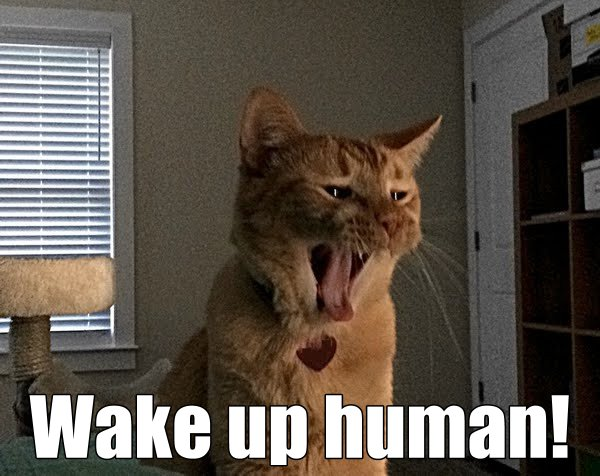
#> input picture test_image.png, 600 x 476 px
$ python test_format_variations.py
#> lines starting #> are read from the running program, lines starting #| are printed output that depends on the picture
#!/usr/bin/env python3

import json
import base64
import requests
import subprocess
import os
import io
import time
from PIL import Image
from datetime import datetime
import random
import sys

print("========== VERTEX AI FORMAT TESTING SUITE ==========")
print(f"Test started at: {datetime.now().strftime('%Y-%m-%d %H:%M:%S')}")

# Configuration
PROJECT_ID = "456295042668"
LOCATION = "us-central1"
ENDPOINT_ID = "8159951878260523008"
ONDEMAND_URL = f"https://endpoints-on-demand-456295042668.us-central1.run.app/predict/hepatic"
DIRECT_API_URL = f"https://{LOCATION}-aiplatform.googleapis.com/v1/projects/{PROJECT_ID}/locations/{LOCATION}/endpoints/{ENDPOINT_ID}:predict"
TEST_IMAGES_DIR = "/Users/gabe/VEXUS/test_images"
RESULTS_FILE = "/Users/gabe/VEXUS/format_test_results.json"

def get_access_token():
    """Get access token from gcloud"""
    print("Getting access token...")
    result = subprocess.run(
        ["gcloud", "auth", "print-access-token"],
        capture_output=True,
        text=True,
        check=True
    )
    token = result.stdout.strip()
    print("✓ Access token obtained successfully")
    return token

def create_test_images():
    """Create a variety of test images"""
    images = {}

    # 1. Create a 1x1 pixel white PNG
    print("Creating test images of various formats and sizes...")
    img = Image.new('RGB', (1, 1), color = (255, 255, 255))
    buffered = io.BytesIO()
    img.save(buffered, format="PNG")
    images["white_1x1_png"] = {
        "data": base64.b64encode(buffered.getvalue()).decode('utf-8'),
        "mime_type": "image/png",
        "size": (1, 1),
        "description": "1x1 white pixel PNG"
    }

    # 2. Create a 10x10 gradient PNG
    img = Image.new('RGB', (10, 10))
    for x in range(10):
        for y in range(10):
            img.putpixel((x, y), (x*25, y*25, 100))
    buffered = io.BytesIO()
    img.save(buffered, format="PNG")
    images["gradient_10x10_png"] = {
        "data": base64.b64encode(buffered.getvalue()).decode('utf-8'),
        "mime_type": "image/png",
        "size": (10, 10),
        "description": "10x10 gradient PNG"
    }

    # 3. Create a 100x100 blue JPEG
    img = Image.new('RGB', (100, 100), color = (0, 0, 200))
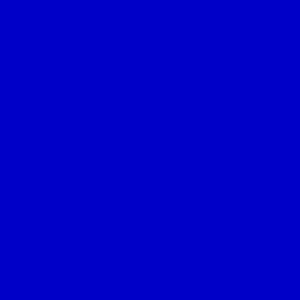
#> img: PIL image 100x100 RGB (shown 3 times larger); mean R, G, B 0, 0, 200
    buffered = io.BytesIO()
    img.save(buffered, format="JPEG", quality=90)
    images["blue_100x100_jpeg"] = {
        "data": base64.b64encode(buffered.getvalue()).decode('utf-8'),
        "mime_type": "image/jpeg",
        "size": (100, 100),
        "description": "100x100 blue JPEG"
    }

    # 4. Load an actual test image if available
    try:
        actual_image_path = "/Users/gabe/VEXUS/test_image.png"
        if os.path.exists(actual_image_path):
            with open(actual_image_path, "rb") as image_file:
                image_data = image_file.read()
                img = Image.open(io.BytesIO(image_data))
#> img is the input picture: PIL image 600x476 RGB; mean R, G, B 93.4, 85.1, 76
                images["actual_image"] = {
                    "data": base64.b64encode(image_data).decode('utf-8'),
                    "mime_type": f"image/{img.format.lower()}",
                    "size": img.size,
                    "description": f"Actual test image ({img.size[0]}x{img.size[1]} {img.format})"
                }
                print(f"✓ Loaded actual image: {images['actual_image']['description']}")
#| ✓ Loaded actual image: Actual test image (600x476 JPEG)
    except Exception as e:
        print(f"Error loading actual image: {e}")

    print(f"✓ Created {len(images)} test images")
#| ✓ Created 4 test images
    return images

# [340 lines left out: functions load_image, create_request_formats, test_format, not called in this run]

def main():
    # Create test images
    test_images = create_test_images()

    # Get access token
    token = get_access_token()

    # Select which image to test with
    selected_image_key = "actual_image" if "actual_image" in test_images else next(iter(test_images))
    selected_image = test_images[selected_image_key]

    # Create request formats
    formats = create_request_formats(selected_image)

    # Test direct API endpoint
    print("\n========== TESTING DIRECT VERTEX AI ENDPOINT ==========")
    successful_formats_direct = []

    for fmt in formats:
        success, _ = test_format(fmt, selected_image, token, DIRECT_API_URL)
        if success:
            successful_formats_direct.append(fmt["name"])
        time.sleep(2)  # Small delay between requests

    # Test on-demand service
    print("\n========== TESTING ON-DEMAND SERVICE ENDPOINT ==========")
    successful_formats_ondemand = []

    for fmt in formats:
        success, _ = test_format(fmt, selected_image, token, ONDEMAND_URL)
        if success:
            successful_formats_ondemand.append(fmt["name"])
        time.sleep(2)  # Small delay between requests

    # Summary
    print("\n========== SUMMARY ==========")
    print(f"Total formats tested: {len(formats)}")
    print(f"Successful with direct endpoint: {len(successful_formats_direct)}/{len(formats)}")
    print(f"Successful with on-demand service: {len(successful_formats_ondemand)}/{len(formats)}")

    print("\nSuccessful formats with direct endpoint:")
    for fmt in successful_formats_direct:
        print(f"✓ {fmt}")

    print("\nSuccessful formats with on-demand service:")
    for fmt in successful_formats_ondemand:
        print(f"✓ {fmt}")

    # Write successful formats to file for reference
    with open("successful_formats.json", "w") as f:
        json.dump({
            "direct_api": successful_formats_direct,
            "on_demand": successful_formats_ondemand,
            "timestamp": time.time(),
            "endpoint_id": ENDPOINT_ID,
            "image_info": {
                "description": selected_image["description"],
                "size": selected_image["size"],
                "mime_type": selected_image["mime_type"]
            }
        }, f, indent=2)

    print("\nSuccessful formats saved to successful_formats.json")
    print("\n========== TEST COMPLETE ==========")

if __name__ == "__main__":
    main()
#> (the call stopped at in get_access_token, `result = subprocess.run( ["gcloud", "auth", "print-access-token"], cap..`: subprocess is not available in this run)
